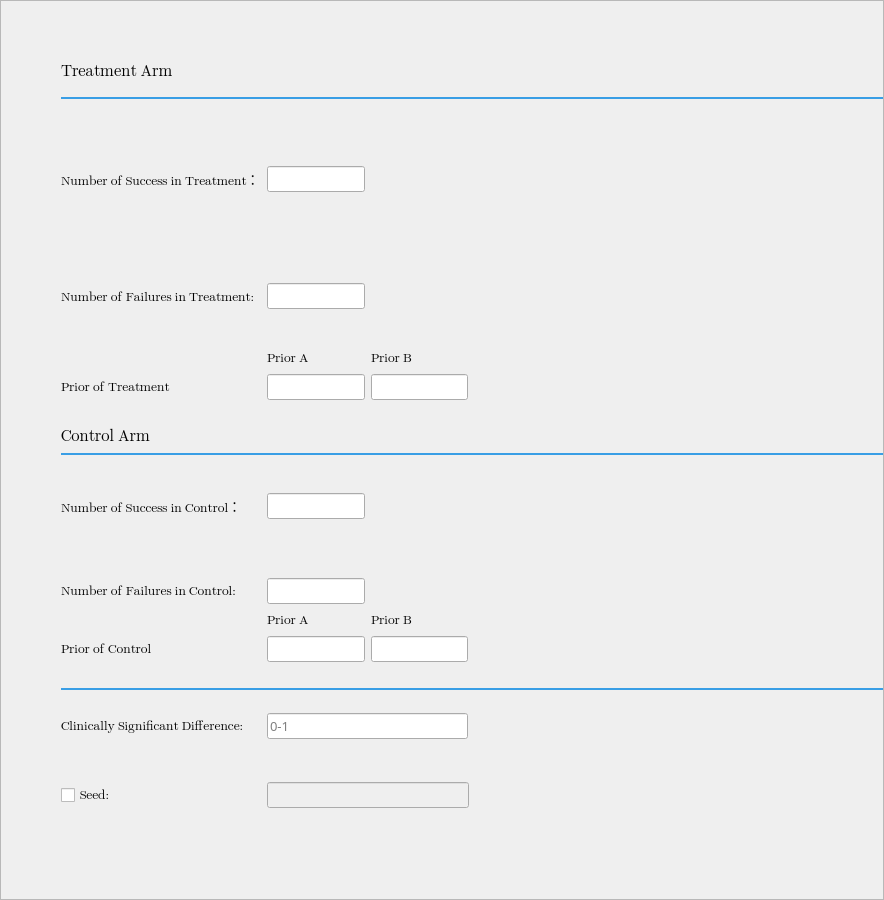
<?xml version="1.0" encoding="UTF-8"?>
<ui version="4.0">
 <class>PosteriorProbabilityWindow</class>
 <widget class="QWidget" name="PosteriorProbabilityWindow">
  <property name="geometry">
   <rect>
    <x>0</x>
    <y>0</y>
    <width>884</width>
    <height>900</height>
   </rect>
  </property>
  <property name="windowTitle">
   <string>Form</string>
  </property>
  <layout class="QVBoxLayout" name="verticalLayout">
   <property name="leftMargin">
    <number>0</number>
   </property>
   <property name="topMargin">
    <number>0</number>
   </property>
   <property name="rightMargin">
    <number>0</number>
   </property>
   <property name="bottomMargin">
    <number>0</number>
   </property>
   <item>
    <widget class="QScrollArea" name="settingArea">
     <property name="font">
      <font>
       <family>Segoe UI Emoji</family>
       <pointsize>10</pointsize>
      </font>
     </property>
     <property name="horizontalScrollBarPolicy">
      <enum>Qt::ScrollBarAlwaysOff</enum>
     </property>
     <property name="widgetResizable">
      <bool>true</bool>
     </property>
     <widget class="QWidget" name="settingContent">
      <property name="geometry">
       <rect>
        <x>0</x>
        <y>-35</y>
        <width>856</width>
        <height>974</height>
       </rect>
      </property>
      <layout class="QGridLayout" name="gridLayout_2">
       <property name="leftMargin">
        <number>0</number>
       </property>
       <property name="topMargin">
        <number>0</number>
       </property>
       <property name="rightMargin">
        <number>0</number>
       </property>
       <property name="bottomMargin">
        <number>0</number>
       </property>
       <item row="16" column="3">
        <widget class="QLabel" name="controlPriorB_Label">
         <property name="font">
          <font>
           <pointsize>10</pointsize>
          </font>
         </property>
         <property name="text">
          <string>Prior B</string>
         </property>
        </widget>
       </item>
       <item row="2" column="1" colspan="2">
        <widget class="QLabel" name="label_3">
         <property name="font">
          <font>
           <family>Segoe UI Emoji</family>
           <pointsize>12</pointsize>
          </font>
         </property>
         <property name="text">
          <string>Treatment Arm</string>
         </property>
        </widget>
       </item>
       <item row="5" column="1">
        <widget class="QLabel" name="nSuccessTrt_Label">
         <property name="sizePolicy">
          <sizepolicy hsizetype="Preferred" vsizetype="Preferred">
           <horstretch>0</horstretch>
           <verstretch>0</verstretch>
          </sizepolicy>
         </property>
         <property name="font">
          <font>
           <family>Segoe UI Emoji</family>
           <pointsize>10</pointsize>
          </font>
         </property>
         <property name="text">
          <string>Number of Success in Treatment：</string>
         </property>
         <property name="wordWrap">
          <bool>true</bool>
         </property>
        </widget>
       </item>
       <item row="7" column="1">
        <widget class="QLabel" name="nFailTrt_Label">
         <property name="font">
          <font>
           <family>Segoe UI Emoji</family>
           <pointsize>10</pointsize>
          </font>
         </property>
         <property name="text">
          <string>Number of Failures in Treatment:</string>
         </property>
         <property name="wordWrap">
          <bool>true</bool>
         </property>
        </widget>
       </item>
       <item row="20" column="1">
        <widget class="QLabel" name="clinSig_Label">
         <property name="minimumSize">
          <size>
           <width>200</width>
           <height>0</height>
          </size>
         </property>
         <property name="font">
          <font>
           <family>Segoe UI Emoji</family>
           <pointsize>10</pointsize>
          </font>
         </property>
         <property name="text">
          <string>Clinically Significant Difference:</string>
         </property>
         <property name="wordWrap">
          <bool>true</bool>
         </property>
        </widget>
       </item>
       <item row="4" column="1">
        <spacer name="horizontalSpacer_23">
         <property name="orientation">
          <enum>Qt::Horizontal</enum>
         </property>
         <property name="sizeType">
          <enum>QSizePolicy::Expanding</enum>
         </property>
         <property name="sizeHint" stdset="0">
          <size>
           <width>200</width>
           <height>20</height>
          </size>
         </property>
        </spacer>
       </item>
       <item row="3" column="1" colspan="7">
        <widget class="Line" name="line_4">
         <property name="sizePolicy">
          <sizepolicy hsizetype="Minimum" vsizetype="Fixed">
           <horstretch>4</horstretch>
           <verstretch>0</verstretch>
          </sizepolicy>
         </property>
         <property name="maximumSize">
          <size>
           <width>16777215</width>
           <height>2</height>
          </size>
         </property>
         <property name="font">
          <font>
           <pointsize>9</pointsize>
          </font>
         </property>
         <property name="styleSheet">
          <string notr="true">QWidget{
     background-color:#399ee5;
}</string>
         </property>
         <property name="frameShadow">
          <enum>QFrame::Plain</enum>
         </property>
         <property name="lineWidth">
          <number>-3</number>
         </property>
         <property name="orientation">
          <enum>Qt::Horizontal</enum>
         </property>
        </widget>
       </item>
       <item row="24" column="1">
        <spacer name="verticalSpacer_2">
         <property name="orientation">
          <enum>Qt::Vertical</enum>
         </property>
         <property name="sizeType">
          <enum>QSizePolicy::Expanding</enum>
         </property>
         <property name="sizeHint" stdset="0">
          <size>
           <width>20</width>
           <height>60</height>
          </size>
         </property>
        </spacer>
       </item>
       <item row="0" column="1">
        <spacer name="verticalSpacer">
         <property name="orientation">
          <enum>Qt::Vertical</enum>
         </property>
         <property name="sizeType">
          <enum>QSizePolicy::Fixed</enum>
         </property>
         <property name="sizeHint" stdset="0">
          <size>
           <width>20</width>
           <height>60</height>
          </size>
         </property>
        </spacer>
       </item>
       <item row="7" column="0">
        <spacer name="verticalSpacer_6">
         <property name="orientation">
          <enum>Qt::Vertical</enum>
         </property>
         <property name="sizeType">
          <enum>QSizePolicy::Fixed</enum>
         </property>
         <property name="sizeHint" stdset="0">
          <size>
           <width>20</width>
           <height>60</height>
          </size>
         </property>
        </spacer>
       </item>
       <item row="5" column="0">
        <spacer name="verticalSpacer_5">
         <property name="orientation">
          <enum>Qt::Vertical</enum>
         </property>
         <property name="sizeType">
          <enum>QSizePolicy::Fixed</enum>
         </property>
         <property name="sizeHint" stdset="0">
          <size>
           <width>20</width>
           <height>60</height>
          </size>
         </property>
        </spacer>
       </item>
       <item row="8" column="1">
        <spacer name="horizontalSpacer_18">
         <property name="orientation">
          <enum>Qt::Horizontal</enum>
         </property>
         <property name="sizeType">
          <enum>QSizePolicy::Expanding</enum>
         </property>
         <property name="sizeHint" stdset="0">
          <size>
           <width>200</width>
           <height>20</height>
          </size>
         </property>
        </spacer>
       </item>
       <item row="20" column="0">
        <spacer name="verticalSpacer_7">
         <property name="orientation">
          <enum>Qt::Vertical</enum>
         </property>
         <property name="sizeType">
          <enum>QSizePolicy::Fixed</enum>
         </property>
         <property name="sizeHint" stdset="0">
          <size>
           <width>20</width>
           <height>60</height>
          </size>
         </property>
        </spacer>
       </item>
       <item row="21" column="1">
        <spacer name="horizontalSpacer_14">
         <property name="orientation">
          <enum>Qt::Horizontal</enum>
         </property>
         <property name="sizeType">
          <enum>QSizePolicy::Expanding</enum>
         </property>
         <property name="sizeHint" stdset="0">
          <size>
           <width>200</width>
           <height>20</height>
          </size>
         </property>
        </spacer>
       </item>
       <item row="6" column="1">
        <spacer name="horizontalSpacer_19">
         <property name="orientation">
          <enum>Qt::Horizontal</enum>
         </property>
         <property name="sizeType">
          <enum>QSizePolicy::Expanding</enum>
         </property>
         <property name="sizeHint" stdset="0">
          <size>
           <width>200</width>
           <height>20</height>
          </size>
         </property>
        </spacer>
       </item>
       <item row="11" column="1">
        <widget class="QLabel" name="label_12">
         <property name="font">
          <font>
           <family>Segoe UI Emoji</family>
           <pointsize>12</pointsize>
          </font>
         </property>
         <property name="text">
          <string>Control Arm</string>
         </property>
        </widget>
       </item>
       <item row="19" column="1" colspan="7">
        <widget class="Line" name="line_6">
         <property name="sizePolicy">
          <sizepolicy hsizetype="Minimum" vsizetype="Fixed">
           <horstretch>4</horstretch>
           <verstretch>0</verstretch>
          </sizepolicy>
         </property>
         <property name="maximumSize">
          <size>
           <width>16777215</width>
           <height>2</height>
          </size>
         </property>
         <property name="font">
          <font>
           <pointsize>9</pointsize>
          </font>
         </property>
         <property name="styleSheet">
          <string notr="true">QWidget{
     background-color:#399ee5;
}</string>
         </property>
         <property name="frameShadow">
          <enum>QFrame::Plain</enum>
         </property>
         <property name="lineWidth">
          <number>-3</number>
         </property>
         <property name="orientation">
          <enum>Qt::Horizontal</enum>
         </property>
        </widget>
       </item>
       <item row="12" column="1" colspan="7">
        <widget class="Line" name="line_5">
         <property name="sizePolicy">
          <sizepolicy hsizetype="Minimum" vsizetype="Fixed">
           <horstretch>4</horstretch>
           <verstretch>0</verstretch>
          </sizepolicy>
         </property>
         <property name="maximumSize">
          <size>
           <width>16777215</width>
           <height>2</height>
          </size>
         </property>
         <property name="font">
          <font>
           <pointsize>9</pointsize>
          </font>
         </property>
         <property name="styleSheet">
          <string notr="true">QWidget{
     background-color:#399ee5;
}</string>
         </property>
         <property name="frameShadow">
          <enum>QFrame::Plain</enum>
         </property>
         <property name="lineWidth">
          <number>-3</number>
         </property>
         <property name="orientation">
          <enum>Qt::Horizontal</enum>
         </property>
        </widget>
       </item>
       <item row="5" column="2">
        <widget class="QLineEdit" name="nSuccessTrt_textCtl">
         <property name="font">
          <font>
           <family>Segue UI Emoji</family>
           <pointsize>10</pointsize>
          </font>
         </property>
        </widget>
       </item>
       <item row="5" column="3">
        <spacer name="verticalSpacer_4">
         <property name="orientation">
          <enum>Qt::Vertical</enum>
         </property>
         <property name="sizeHint" stdset="0">
          <size>
           <width>20</width>
           <height>40</height>
          </size>
         </property>
        </spacer>
       </item>
       <item row="7" column="2">
        <widget class="QLineEdit" name="nFailTrt_textCtl">
         <property name="font">
          <font>
           <family>Segue UI Emoji</family>
           <pointsize>10</pointsize>
          </font>
         </property>
        </widget>
       </item>
       <item row="3" column="0">
        <spacer name="horizontalSpacer">
         <property name="orientation">
          <enum>Qt::Horizontal</enum>
         </property>
         <property name="sizeType">
          <enum>QSizePolicy::Fixed</enum>
         </property>
         <property name="sizeHint" stdset="0">
          <size>
           <width>60</width>
           <height>20</height>
          </size>
         </property>
        </spacer>
       </item>
       <item row="9" column="1">
        <widget class="QLabel" name="trtPrior_Label">
         <property name="font">
          <font>
           <pointsize>10</pointsize>
          </font>
         </property>
         <property name="text">
          <string>Prior of Treatment</string>
         </property>
        </widget>
       </item>
       <item row="15" column="1">
        <widget class="QLabel" name="nFailControl_Label">
         <property name="font">
          <font>
           <pointsize>10</pointsize>
          </font>
         </property>
         <property name="text">
          <string>Number of Failures in Control:</string>
         </property>
         <property name="wordWrap">
          <bool>true</bool>
         </property>
        </widget>
       </item>
       <item row="13" column="3">
        <spacer name="verticalSpacer_9">
         <property name="orientation">
          <enum>Qt::Vertical</enum>
         </property>
         <property name="sizeHint" stdset="0">
          <size>
           <width>20</width>
           <height>40</height>
          </size>
         </property>
        </spacer>
       </item>
       <item row="17" column="3">
        <widget class="QLineEdit" name="controlPriorB_textCtl"/>
       </item>
       <item row="15" column="2">
        <widget class="QLineEdit" name="nFailControl_textCtl"/>
       </item>
       <item row="9" column="2">
        <widget class="QLineEdit" name="trtPriorA_textCtl"/>
       </item>
       <item row="8" column="2">
        <widget class="QLabel" name="trtPriorA_Label">
         <property name="font">
          <font>
           <pointsize>10</pointsize>
          </font>
         </property>
         <property name="text">
          <string>Prior A</string>
         </property>
        </widget>
       </item>
       <item row="13" column="1">
        <widget class="QLabel" name="nSuccessControl_Label">
         <property name="font">
          <font>
           <pointsize>10</pointsize>
          </font>
         </property>
         <property name="text">
          <string>Number of Success in Control：</string>
         </property>
         <property name="wordWrap">
          <bool>true</bool>
         </property>
        </widget>
       </item>
       <item row="9" column="3">
        <widget class="QLineEdit" name="trtPriorB_textCtl"/>
       </item>
       <item row="10" column="1">
        <spacer name="horizontalSpacer_2">
         <property name="orientation">
          <enum>Qt::Horizontal</enum>
         </property>
         <property name="sizeHint" stdset="0">
          <size>
           <width>40</width>
           <height>20</height>
          </size>
         </property>
        </spacer>
       </item>
       <item row="8" column="3">
        <widget class="QLabel" name="trtPriorB_Label">
         <property name="font">
          <font>
           <pointsize>10</pointsize>
          </font>
         </property>
         <property name="text">
          <string>Prior B</string>
         </property>
        </widget>
       </item>
       <item row="7" column="3">
        <spacer name="verticalSpacer_3">
         <property name="orientation">
          <enum>Qt::Vertical</enum>
         </property>
         <property name="sizeHint" stdset="0">
          <size>
           <width>20</width>
           <height>40</height>
          </size>
         </property>
        </spacer>
       </item>
       <item row="14" column="1">
        <spacer name="horizontalSpacer_3">
         <property name="orientation">
          <enum>Qt::Horizontal</enum>
         </property>
         <property name="sizeHint" stdset="0">
          <size>
           <width>40</width>
           <height>20</height>
          </size>
         </property>
        </spacer>
       </item>
       <item row="17" column="1">
        <widget class="QLabel" name="controlPrior_Label">
         <property name="font">
          <font>
           <pointsize>10</pointsize>
          </font>
         </property>
         <property name="text">
          <string>Prior of Control</string>
         </property>
        </widget>
       </item>
       <item row="16" column="2">
        <widget class="QLabel" name="controlPriorA_Label">
         <property name="font">
          <font>
           <pointsize>10</pointsize>
          </font>
         </property>
         <property name="text">
          <string>Prior A</string>
         </property>
        </widget>
       </item>
       <item row="16" column="1">
        <spacer name="horizontalSpacer_4">
         <property name="orientation">
          <enum>Qt::Horizontal</enum>
         </property>
         <property name="sizeHint" stdset="0">
          <size>
           <width>40</width>
           <height>20</height>
          </size>
         </property>
        </spacer>
       </item>
       <item row="18" column="1">
        <spacer name="horizontalSpacer_5">
         <property name="orientation">
          <enum>Qt::Horizontal</enum>
         </property>
         <property name="sizeHint" stdset="0">
          <size>
           <width>40</width>
           <height>20</height>
          </size>
         </property>
        </spacer>
       </item>
       <item row="13" column="2">
        <widget class="QLineEdit" name="nSuccessControl_textCtl"/>
       </item>
       <item row="17" column="2">
        <widget class="QLineEdit" name="controlPriorA_textCtl"/>
       </item>
       <item row="22" column="1">
        <widget class="QCheckBox" name="seed_checkBox">
         <property name="sizePolicy">
          <sizepolicy hsizetype="Preferred" vsizetype="Preferred">
           <horstretch>0</horstretch>
           <verstretch>0</verstretch>
          </sizepolicy>
         </property>
         <property name="minimumSize">
          <size>
           <width>200</width>
           <height>0</height>
          </size>
         </property>
         <property name="font">
          <font>
           <family>Segoe UI Emoji</family>
           <pointsize>10</pointsize>
          </font>
         </property>
         <property name="text">
          <string>Seed:</string>
         </property>
         <property name="checked">
          <bool>false</bool>
         </property>
        </widget>
       </item>
       <item row="22" column="2" colspan="3">
        <widget class="QLineEdit" name="seed_textCtl">
         <property name="enabled">
          <bool>false</bool>
         </property>
         <property name="maximumSize">
          <size>
           <width>202</width>
           <height>16777215</height>
          </size>
         </property>
         <property name="font">
          <font>
           <family>Segue UI Emoji</family>
           <pointsize>10</pointsize>
          </font>
         </property>
         <property name="text">
          <string/>
         </property>
         <property name="placeholderText">
          <string/>
         </property>
        </widget>
       </item>
       <item row="20" column="2" colspan="2">
        <widget class="QLineEdit" name="clinSig_textCtl">
         <property name="font">
          <font>
           <family>Segue UI Emoji</family>
           <pointsize>10</pointsize>
          </font>
         </property>
         <property name="updatesEnabled">
          <bool>true</bool>
         </property>
         <property name="visible">
          <bool>true</bool>
         </property>
         <property name="windowTitle">
          <string/>
         </property>
         <property name="windowIconText">
          <string/>
         </property>
         <property name="windowOpacity">
          <double>1.000000000000000</double>
         </property>
         <property name="windowModified">
          <bool>false</bool>
         </property>
         <property name="windowFilePath">
          <string/>
         </property>
         <property name="modified">
          <bool>false</bool>
         </property>
         <property name="placeholderText">
          <string>0-1</string>
         </property>
        </widget>
       </item>
      </layout>
     </widget>
    </widget>
   </item>
  </layout>
 </widget>
 <tabstops>
  <tabstop>nSuccessTrt_textCtl</tabstop>
  <tabstop>nFailTrt_textCtl</tabstop>
  <tabstop>trtPriorA_textCtl</tabstop>
  <tabstop>trtPriorB_textCtl</tabstop>
  <tabstop>nSuccessControl_textCtl</tabstop>
  <tabstop>nFailControl_textCtl</tabstop>
  <tabstop>controlPriorA_textCtl</tabstop>
  <tabstop>controlPriorB_textCtl</tabstop>
  <tabstop>clinSig_textCtl</tabstop>
  <tabstop>seed_checkBox</tabstop>
  <tabstop>seed_textCtl</tabstop>
  <tabstop>settingArea</tabstop>
 </tabstops>
 <resources/>
 <connections/>
</ui>
